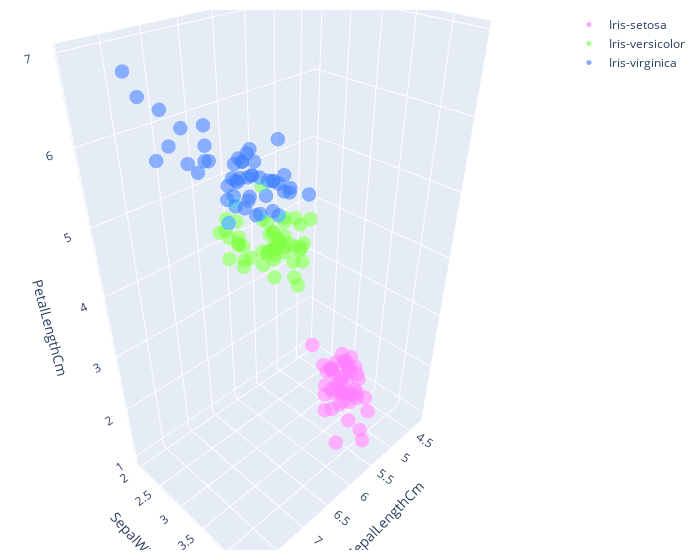

The notebook cell this image was saved under:
### Code cell
# dataframe de los tipos de lirios
i_setosa = df[df['Species']  == 0]
i_versicolor = df[df['Species']  == 1]
i_virginica = df[df['Species']  == 2]

 # Iris-setosa
trace_setosa = go.Scatter3d(
                        x = i_setosa.SepalLengthCm,
                        y = i_setosa.SepalWidthCm,
                        z = i_setosa.PetalLengthCm,
                        mode = 'markers',
                        opacity = 0.7,
                        name = "Iris-setosa",
                        marker = dict(size = 5, color = 'rgba(255,102, 255,0.8)'))

 # Iris-versicolor
trace_versicolor = go.Scatter3d(
                        x = i_versicolor.SepalLengthCm,
                        y = i_versicolor.SepalWidthCm,
                        z = i_versicolor.PetalLengthCm,
                        mode = 'markers',
                        opacity = 0.7,
                        name = "Iris-versicolor",
                        marker = dict(size = 5, color = 'rgba(102, 255, 51, 0.8)'))

 # Iris-virginica
trace_virginica = go.Scatter3d(
                        x = i_virginica.SepalLengthCm,
                        y = i_virginica.SepalWidthCm,
                        z = i_virginica.PetalLengthCm,
                        mode = 'markers',
                        opacity = 0.7,
                        name = "Iris-virginica",
                        marker = dict(size = 5, color = 'rgba(51, 102, 255, 0.8)'))


    
list_3d = [trace_setosa, trace_versicolor, trace_virginica]
fig_3d = go.Figure(data = list_3d)

fig_3d.update_layout(scene = dict(
                    xaxis_title='SepalLengthCm',
                    yaxis_title='SepalWidthCm',
                    zaxis_title='PetalLengthCm'),
                    width=700,
                    margin=dict(r=20, b=10, l=10, t=10))

iplot(fig_3d)

### Figure 1 — Plotly figure (JSON) as saved in the notebook; plotly's stock layout.template omitted (floating-point values rounded to 4 significant figures)
{"data": [{"marker": {"color": "rgba(255,102, 255,0.8)", "size": 5}, "mode": "markers", "name": "Iris-setosa", "opacity": 0.7, "type": "scatter3d", "x": [5.1, 4.9, 4.7, 4.6, 5, 5.4, 4.6, 5, 4.4, 4.9, 5.4, 4.8, 4.8, 4.3, 5.8, 5.7, 5.4, 5.1, 5.7, 5.1, 5.4, 5.1, 4.6, 5.1, 4.8, 5, 5, 5.2, 5.2, 4.7, 4.8, 5.4, 5.2, 5.5, 4.9, 5, 5.5, 4.9, 4.4, 5.1, 5, 4.5, 4.4, 5, 5.1, 4.8, 5.1, 4.6, 5.3, 5], "y": [3.5, 3, 3.2, 3.1, 3.6, 3.9, 3.4, 3.4, 2.9, 3.1, 3.7, 3.4, 3, 3, 4, 4.4, 3.9, 3.5, 3.8, 3.8, 3.4, 3.7, 3.6, 3.3, 3.4, 3, 3.4, 3.5, 3.4, 3.2, 3.1, 3.4, 4.1, 4.2, 3.1, 3.2, 3.5, 3.6, 3, 3.4, 3.5, 2.3, 3.2, 3.5, 3.8, 3, 3.8, 3.2, 3.7, 3.3], "z": [1.4, 1.4, 1.3, 1.5, 1.4, 1.7, 1.4, 1.5, 1.4, 1.5, 1.5, 1.6, 1.4, 1.1, 1.2, 1.5, 1.3, 1.4, 1.7, 1.5, 1.7, 1.5, 1, 1.7, 1.9, 1.6, 1.6, 1.5, 1.4, 1.6, 1.6, 1.5, 1.5, 1.4, 1.5, 1.2, 1.3, 1.4, 1.3, 1.5, 1.3, 1.3, 1.3, 1.6, 1.9, 1.4, 1.6, 1.4, 1.5, 1.4]}, {"marker": {"color": "rgba(102, 255, 51, 0.8)", "size": 5}, "mode": "markers", "name": "Iris-versicolor", "opacity": 0.7, "type": "scatter3d", "x": [7, 6.4, 6.9, 5.5, 6.5, 5.7, 6.3, 4.9, 6.6, 5.2, 5, 5.9, 6, 6.1, 5.6, 6.7, 5.6, 5.8, 6.2, 5.6, 5.9, 6.1, 6.3, 6.1, 6.4, 6.6, 6.8, 6.7, 6, 5.7, 5.5, 5.5, 5.8, 6, 5.4, 6, 6.7, 6.3, 5.6, 5.5, 5.5, 6.1, 5.8, 5, 5.6, 5.7, 5.7, 6.2, 5.1, 5.7], "y": [3.2, 3.2, 3.1, 2.3, 2.8, 2.8, 3.3, 2.4, 2.9, 2.7, 2, 3, 2.2, 2.9, 2.9, 3.1, 3, 2.7, 2.2, 2.5, 3.2, 2.8, 2.5, 2.8, 2.9, 3, 2.8, 3, 2.9, 2.6, 2.4, 2.4, 2.7, 2.7, 3, 3.4, 3.1, 2.3, 3, 2.5, 2.6, 3, 2.6, 2.3, 2.7, 3, 2.9, 2.9, 2.5, 2.8], "z": [4.7, 4.5, 4.9, 4, 4.6, 4.5, 4.7, 3.3, 4.6, 3.9, 3.5, 4.2, 4, 4.7, 3.6, 4.4, 4.5, 4.1, 4.5, 3.9, 4.8, 4, 4.9, 4.7, 4.3, 4.4, 4.8, 5, 4.5, 3.5, 3.8, 3.7, 3.9, 5.1, 4.5, 4.5, 4.7, 4.4, 4.1, 4, 4.4, 4.6, 4, 3.3, 4.2, 4.2, 4.2, 4.3, 3, 4.1]}, {"marker": {"color": "rgba(51, 102, 255, 0.8)", "size": 5}, "mode": "markers", "name": "Iris-virginica", "opacity": 0.7, "type": "scatter3d", "x": [6.3, 5.8, 7.1, 6.3, 6.5, 7.6, 4.9, 7.3, 6.7, 7.2, 6.5, 6.4, 6.8, 5.7, 5.8, 6.4, 6.5, 7.7, 7.7, 6, 6.9, 5.6, 7.7, 6.3, 6.7, 7.2, 6.2, 6.1, 6.4, 7.2, 7.4, 7.9, 6.4, 6.3, 6.1, 7.7, 6.3, 6.4, 6, 6.9, 6.7, 6.9, 5.8, 6.8, 6.7, 6.7, 6.3, 6.5, 6.2, 5.9], "y": [3.3, 2.7, 3, 2.9, 3, 3, 2.5, 2.9, 2.5, 3.6, 3.2, 2.7, 3, 2.5, 2.8, 3.2, 3, 3.8, 2.6, 2.2, 3.2, 2.8, 2.8, 2.7, 3.3, 3.2, 2.8, 3, 2.8, 3, 2.8, 3.8, 2.8, 2.8, 2.6, 3, 3.4, 3.1, 3, 3.1, 3.1, 3.1, 2.7, 3.2, 3.3, 3, 2.5, 3, 3.4, 3], "z": [6, 5.1, 5.9, 5.6, 5.8, 6.6, 4.5, 6.3, 5.8, 6.1, 5.1, 5.3, 5.5, 5, 5.1, 5.3, 5.5, 6.7, 6.9, 5, 5.7, 4.9, 6.7, 4.9, 5.7, 6, 4.8, 4.9, 5.6, 5.8, 6.1, 6.4, 5.6, 5.1, 5.6, 6.1, 5.6, 5.5, 4.8, 5.4, 5.6, 5.1, 5.1, 5.9, 5.7, 5.2, 5, 5.2, 5.4, 5.1]}], "layout": {"margin": {"b": 10, "l": 10, "r": 20, "t": 10}, "scene": {"xaxis": {"title": {"text": "SepalLengthCm"}}, "yaxis": {"title": {"text": "SepalWidthCm"}}, "zaxis": {"title": {"text": "PetalLengthCm"}}}, "width": 700}}
